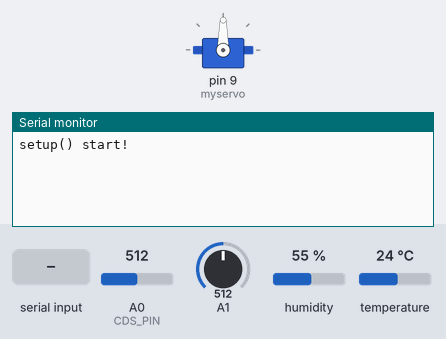
Bench run of a sketch on a simulated Arduino Uno, built with avr-gcc and run on an emulated ATmega328P. Parts: servo, the last lines printed to the serial monitor. The inputs (shaded band) are chosen by the test bench; at power-on: A0 (CDS_PIN) = 512, A1 = 512, humidity 55 %, temperature 24 °C.

Above: at 1.2 s.
1.3 s: "90,45,200\n" received over the second serial link
At 2.3 s:
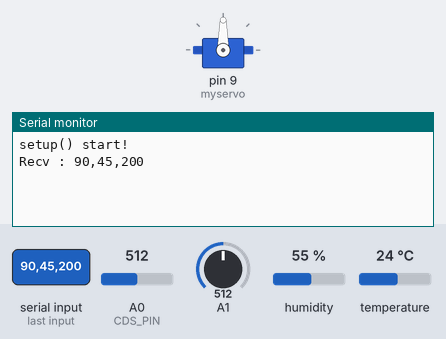
2.8 s: "90,45\n" received over the second serial link
At 3.4 s:
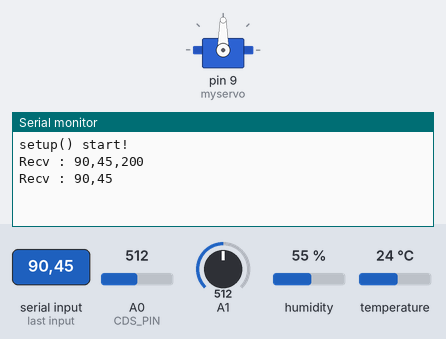
4.3 s: "5\n" received over the second serial link
At 5.8 s:
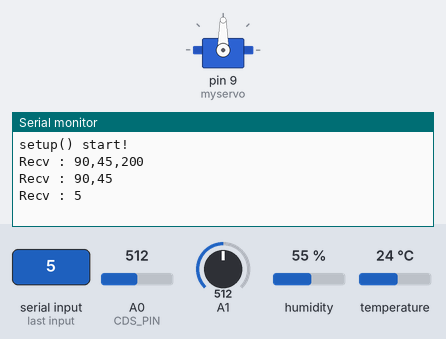

Measured:
- after the input at 1.3 s, the serial monitor: prints a new line at once (image 1)
- after the input at 2.8 s, the serial monitor: prints a new line at once (image 2)
- after the input at 4.3 s, the serial monitor: prints a new line at once (image 3)

The sketch:

arduino_bt_final_0.1.ino
```cpp
/*
  blue test:
  http://www.kccistc.net/
  작성일 : 2024.03.22
  작성자 : IoT 임베디드 KSH
*/

#include <SoftwareSerial.h>
#include <Wire.h>
#include <DHT.h>
#include <MsTimer2.h>
#include <Servo.h> // 서보모터 라이브러리 추가

#define DEBUG
#define CDS_PIN A0
#define DHTPIN 4

#define DHTTYPE DHT11
#define ARR_CNT 5
#define CMD_SIZE 60

char sendBuf[CMD_SIZE];
char recvId[10] = "JWJ_LIN";  // SQL 저장 클라이이언트 ID
bool timerIsrFlag = false;
unsigned int secCount;
int cds = 0;
float humi;
float temp;
bool cdsFlag = false;
int getSensorTime;
DHT dht(DHTPIN, DHTTYPE);
Servo myservo;  // 서보모터 객체 생성

SoftwareSerial BTSerial(10, 11); // RX ==>BT:TXD, TX ==> BT:RXD
int varValue;
int varValueold;

void setup()
{
#ifdef DEBUG
  Serial.begin(115200);
  Serial.println("setup() start!");
#endif

  BTSerial.begin(9600); // set the data rate for the SoftwareSerial port
  MsTimer2::set(1000, timerIsr); // 1000ms period
  MsTimer2::start();
  dht.begin();
  myservo.attach(9); // 서보모터 핀 연결
}

void loop()
{
  if (BTSerial.available())
    bluetoothEvent();

  varValue = analogRead(A1);  //0~1023
  varValue = map(varValue, 0, 1023, 0, 100);
  if (abs(varValue - varValueold) > 1000)
  {
    varValueold = varValue;
    sprintf(sendBuf, "[%s]MOTOR@%d\n", "JWJ_BT", varValue);
    BTSerial.write(sendBuf);
  }

  if (timerIsrFlag)
  {
    timerIsrFlag = false;
    cds = map(analogRead(CDS_PIN), 0, 1023, 0, 100);
    humi = dht.readHumidity();
    temp = dht.readTemperature();

    if (getSensorTime != 0 && !(secCount % getSensorTime)) {
      sprintf(sendBuf, "[%s]SENSOR@%d@%d@%d\n", recvId, cds, (int)temp, (int)humi);
      BTSerial.write(sendBuf);
    }

    if ((cds >= 50) && cdsFlag)
    {
      cdsFlag = false;
      sprintf(sendBuf, "[%s]CDS@%d\n", recvId, cds);
      BTSerial.write(sendBuf, strlen(sendBuf));
    }
    else if ((cds < 50) && !cdsFlag)
    {
      cdsFlag = true;
      sprintf(sendBuf, "[%s]CDS@%d\n", recvId, cds);
      BTSerial.write(sendBuf, strlen(sendBuf));
    }
  }

#ifdef DEBUG
  if (Serial.available())
    BTSerial.write(Serial.read());
#endif
}

void bluetoothEvent()
{
  int i = 0;
  char * pToken;
  char * pArray[ARR_CNT] = {0};
  char recvBuf[CMD_SIZE] = {0};
  int len = BTSerial.readBytesUntil('\n', recvBuf, sizeof(recvBuf) - 1);

#ifdef DEBUG
  Serial.print("Recv : ");
  Serial.println(recvBuf);
#endif

  pToken = strtok(recvBuf, "[@]");
  while (pToken != NULL)
  {
    pArray[i] =  pToken;
    if (++i >= ARR_CNT)
      break;
    pToken = strtok(NULL, "[@]");
  }

    if (!strcmp(pArray[1], "RAIN") && !strcmp(pArray[2], "ON")) {
      myservo.write(20); // 서보모터 180도로 회전
      delay(5000); // 3초 대기
      myservo.write(110); // 서보모터 원래 위치로 복귀
    sprintf(sendBuf, "[%s]RAIN@ON\n", pArray[0]);
  }
  else if (!strcmp(pArray[1], "MOTOR")) {
    int speed = atoi(pArray[2]);
    speed = map(speed, 0, 100, 0, 255);
    analogWrite(6, speed);
    sprintf(sendBuf, "[JWJ_SQL]SET@%s@%s@%s\n", pArray[1], pArray[2], pArray[0]);
  }
  else if (!strcmp(pArray[1], "GETSENSOR"))
  {
    if (pArray[2] == NULL) {
      getSensorTime = 0;
    } else {
      getSensorTime = atoi(pArray[2]);
      strcpy(recvId, pArray[0]);
    }
    sprintf(sendBuf, "[%s]SENSOR@%d@%d@%d\n", pArray[0], cds, (int)temp, (int)humi);
  }
  else if (!strncmp(pArray[1], " New", 4)) // New Connected
  {
    return ;
  }
  else if (!strncmp(pArray[1], " Alr", 4)) //Already logged
  {
    return ;
  }
  else
  {
    return;
  }

#ifdef DEBUG
  Serial.print("Send : ");
  Serial.print(sendBuf);
#endif
  BTSerial.write(sendBuf);
}

void timerIsr()
{
  timerIsrFlag = true;
  secCount++;
}
```
